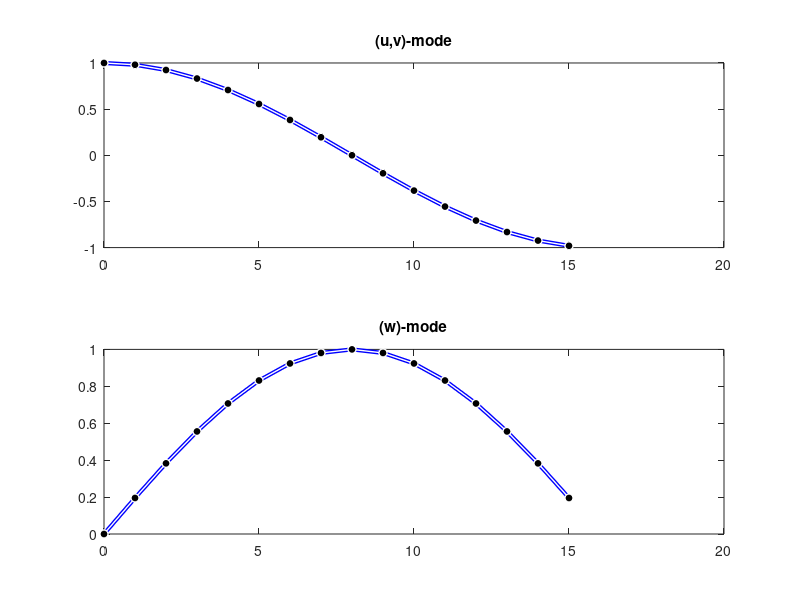

Reproduce this figure in MATLAB.
N = 16;
f_bar = zeros(N,1);
j = 1;
f_bar(j+1) = 1;


f_tilde = cat(1, f_bar(1), 0.5*f_bar(2:N), 0, 0.5*f_bar(N:-1:2));


% f = ifct(f_bar);
% x = linspace(0,N,N);
% f_test = cos(2*pi*x/N);

f = real(fft(f_tilde));
f = f(1:N);
Lz = N;
dz = Lz/N;
x = dz*(0:N-1)';
f_test = cos(j*pi*x/N);


figure
subplot(2,1,1)
plot(x,f_test, 'LineWidth', 3.0, 'Color', 'blue'), hold on
plot(x,f,'LineWidth', 1.0, 'Color', 'white', 'Marker', 'o', 'MarkerSize',6, 'MarkerFaceColor', 'black')
title('(u,v)-mode')


% Now let's test W!
f_bar = zeros(N,1);
f_bar(j+1) = 1;

f_tilde = sqrt(-1)*cat(1, f_bar(1), 0.5*f_bar(2:N), 0, -0.5*f_bar(N:-1:2));

f = real(fft(f_tilde));
f = f(1:N);
Lz = N;
dz = Lz/N;
x = dz*(0:N-1)';
f_test = sin(j*pi*x/N);


subplot(2,1,2),
plot(x,f_test, 'LineWidth', 3.0, 'Color', 'blue'), hold on
plot(x,f,'LineWidth', 1.0, 'Color', 'white', 'Marker', 'o', 'MarkerSize',6, 'MarkerFaceColor', 'black')
title('(w)-mode')
